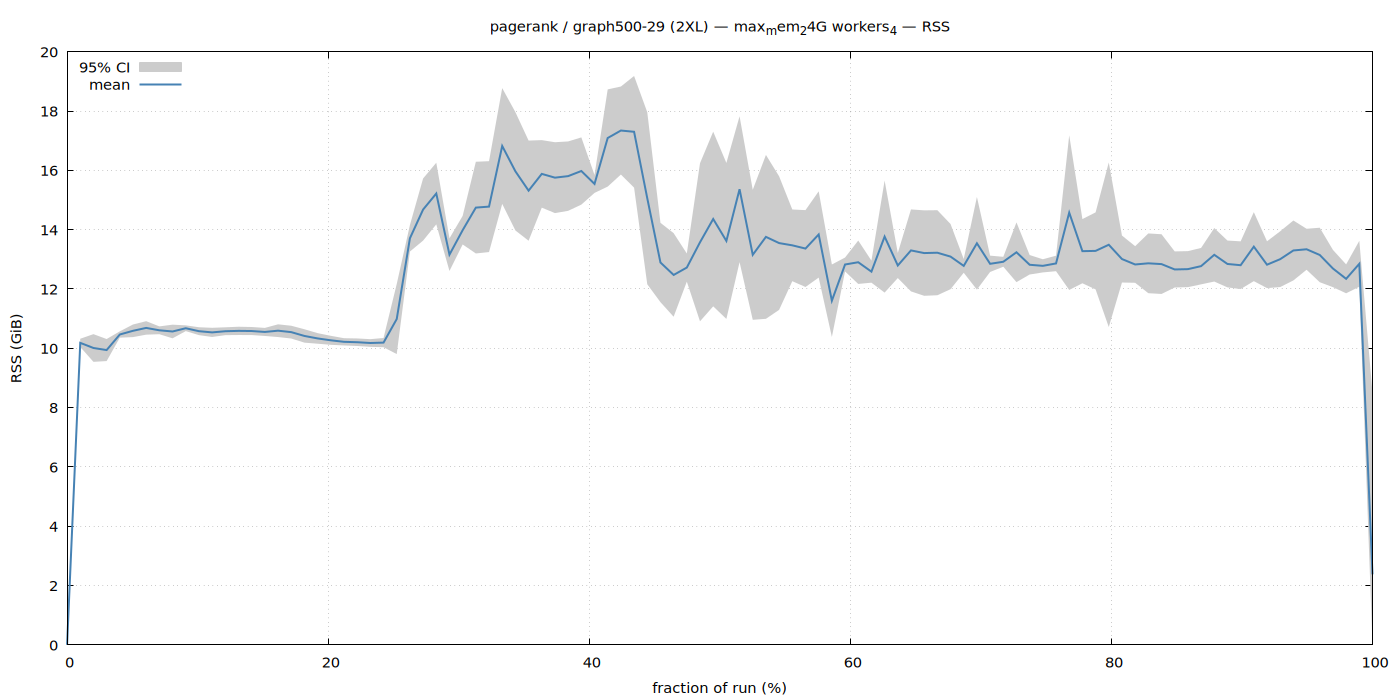

Generate this figure with gnuplot:
set terminal pngcairo size 1400,700 enhanced font 'Sans,11'
set output '/home/ubuntu/nvm/results/pagerank/2XL/graph500-29/max_mem_24G_workers_4/rss.png'
set title "pagerank / graph500-29 (2XL) — max_mem_24G workers_4 — RSS"
set xlabel 'fraction of run (%)'
set ylabel 'RSS (GiB)'
set grid
set key top left
set yrange [0:*]
plot '/home/ubuntu/nvm/results/pagerank/2XL/graph500-29/max_mem_24G_workers_4/rss.dat' using 1:3:4 with filledcurves lc rgb '#cccccc' title '95% CI', \
     '' using 1:2 with lines lw 2 lc rgb '#4682b4' title 'mean'
